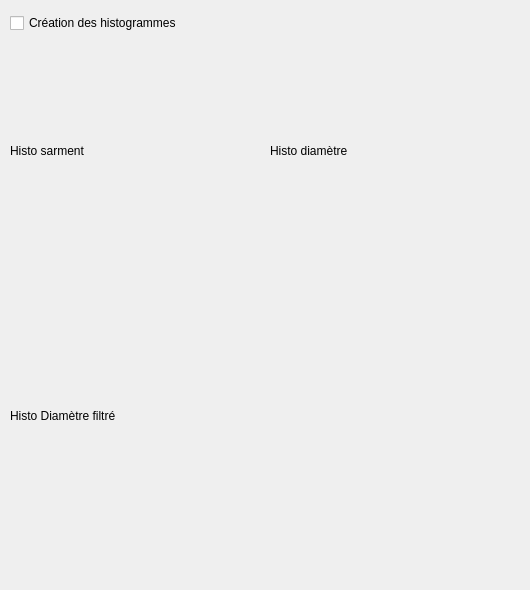
   <widget class="QWidget" name="tabHistogrammes">
    <attribute name="title">
     <string>Histogrammes</string>
    </attribute>
    <widget class="QLabel" name="label_histo_sarment">
     <property name="geometry">
      <rect>
       <x>10</x>
       <y>50</y>
       <width>251</width>
       <height>201</height>
      </rect>
     </property>
     <property name="text">
      <string>Histo sarment</string>
     </property>
     <property name="scaledContents">
      <bool>true</bool>
     </property>
    </widget>
    <widget class="QLabel" name="label_histo_diametre_avant">
     <property name="geometry">
      <rect>
       <x>270</x>
       <y>50</y>
       <width>251</width>
       <height>201</height>
      </rect>
     </property>
     <property name="text">
      <string>Histo diamètre</string>
     </property>
     <property name="scaledContents">
      <bool>true</bool>
     </property>
    </widget>
    <widget class="QLabel" name="label_histo_diametre_apres">
     <property name="geometry">
      <rect>
       <x>10</x>
       <y>250</y>
       <width>511</width>
       <height>331</height>
      </rect>
     </property>
     <property name="text">
      <string>Histo Diamètre filtré</string>
     </property>
     <property name="scaledContents">
      <bool>true</bool>
     </property>
    </widget>
    <widget class="QCheckBox" name="checkBoxHistogramme">
     <property name="geometry">
      <rect>
       <x>10</x>
       <y>10</y>
       <width>231</width>
       <height>26</height>
      </rect>
     </property>
     <property name="text">
      <string>Création des histogrammes</string>
     </property>
    </widget>
   </widget>
